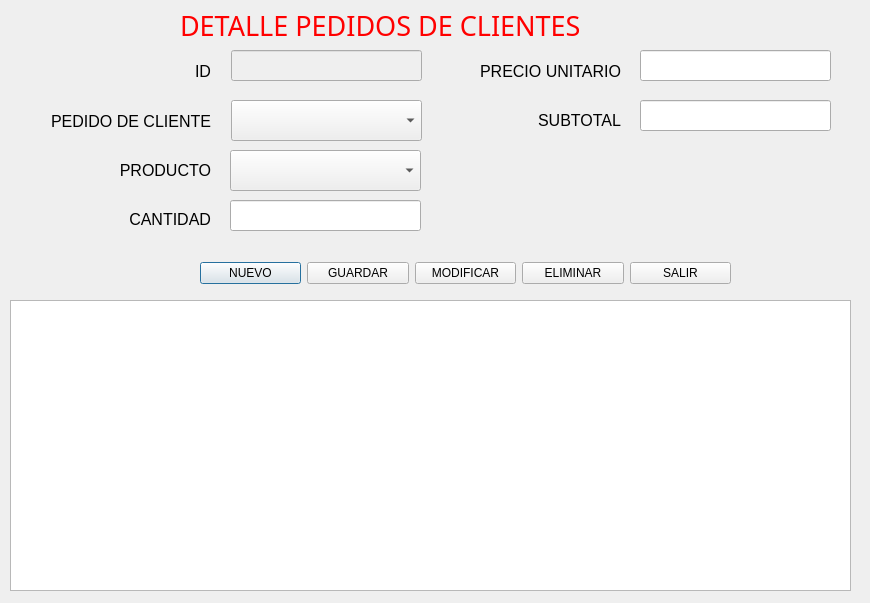
<?xml version="1.0" encoding="UTF-8"?>
<ui version="4.0">
 <class>Detallepedidosclientes</class>
 <widget class="QDialog" name="Detallepedidosclientes">
  <property name="geometry">
   <rect>
    <x>0</x>
    <y>0</y>
    <width>870</width>
    <height>603</height>
   </rect>
  </property>
  <property name="windowTitle">
   <string>Detalle Pedidos de Clientes</string>
  </property>
  <widget class="QComboBox" name="cbPedido">
   <property name="geometry">
    <rect>
     <x>231</x>
     <y>100</y>
     <width>191</width>
     <height>41</height>
    </rect>
   </property>
  </widget>
  <widget class="QTableView" name="tablaDetalles">
   <property name="geometry">
    <rect>
     <x>10</x>
     <y>300</y>
     <width>841</width>
     <height>291</height>
    </rect>
   </property>
  </widget>
  <widget class="QWidget" name="layoutWidget">
   <property name="geometry">
    <rect>
     <x>40</x>
     <y>50</y>
     <width>171</width>
     <height>191</height>
    </rect>
   </property>
   <layout class="QVBoxLayout" name="_2">
    <item>
     <widget class="QLabel" name="labelID">
      <property name="font">
       <font>
        <family>Segoe UI</family>
        <pointsize>12</pointsize>
       </font>
      </property>
      <property name="text">
       <string>ID</string>
      </property>
      <property name="alignment">
       <set>Qt::AlignmentFlag::AlignRight|Qt::AlignmentFlag::AlignTrailing|Qt::AlignmentFlag::AlignVCenter</set>
      </property>
     </widget>
    </item>
    <item>
     <widget class="QLabel" name="labelPedido">
      <property name="font">
       <font>
        <family>Segoe UI</family>
        <pointsize>12</pointsize>
       </font>
      </property>
      <property name="text">
       <string>PEDIDO DE CLIENTE</string>
      </property>
      <property name="alignment">
       <set>Qt::AlignmentFlag::AlignRight|Qt::AlignmentFlag::AlignTrailing|Qt::AlignmentFlag::AlignVCenter</set>
      </property>
     </widget>
    </item>
    <item>
     <widget class="QLabel" name="labelProducto">
      <property name="font">
       <font>
        <pointsize>12</pointsize>
       </font>
      </property>
      <property name="text">
       <string>PRODUCTO</string>
      </property>
      <property name="alignment">
       <set>Qt::AlignmentFlag::AlignRight|Qt::AlignmentFlag::AlignTrailing|Qt::AlignmentFlag::AlignVCenter</set>
      </property>
     </widget>
    </item>
    <item>
     <widget class="QLabel" name="labelCantidad">
      <property name="font">
       <font>
        <pointsize>12</pointsize>
       </font>
      </property>
      <property name="text">
       <string>CANTIDAD</string>
      </property>
      <property name="alignment">
       <set>Qt::AlignmentFlag::AlignRight|Qt::AlignmentFlag::AlignTrailing|Qt::AlignmentFlag::AlignVCenter</set>
      </property>
     </widget>
    </item>
   </layout>
  </widget>
  <widget class="QLabel" name="label">
   <property name="geometry">
    <rect>
     <x>180</x>
     <y>10</y>
     <width>451</width>
     <height>31</height>
    </rect>
   </property>
   <property name="font">
    <font>
     <family>MV Boli</family>
     <pointsize>20</pointsize>
     <underline>false</underline>
    </font>
   </property>
   <property name="styleSheet">
    <string notr="true">color: rgb(255, 0, 0);</string>
   </property>
   <property name="text">
    <string>DETALLE PEDIDOS DE CLIENTES</string>
   </property>
   <property name="textFormat">
    <enum>Qt::TextFormat::AutoText</enum>
   </property>
  </widget>
  <widget class="QLineEdit" name="txtPrecioUnitario">
   <property name="geometry">
    <rect>
     <x>640</x>
     <y>50</y>
     <width>191</width>
     <height>31</height>
    </rect>
   </property>
  </widget>
  <widget class="QWidget" name="layoutWidget_2">
   <property name="geometry">
    <rect>
     <x>200</x>
     <y>260</y>
     <width>531</width>
     <height>26</height>
    </rect>
   </property>
   <layout class="QHBoxLayout" name="horizontalLayout">
    <item>
     <widget class="QPushButton" name="btnNuevo">
      <property name="text">
       <string>NUEVO</string>
      </property>
      <property name="icon">
       <iconset theme="QIcon::ThemeIcon::FolderNew"/>
      </property>
     </widget>
    </item>
    <item>
     <widget class="QPushButton" name="btnGuardar">
      <property name="text">
       <string>GUARDAR</string>
      </property>
      <property name="icon">
       <iconset theme="QIcon::ThemeIcon::DocumentSave"/>
      </property>
     </widget>
    </item>
    <item>
     <widget class="QPushButton" name="btnModificar">
      <property name="text">
       <string>MODIFICAR</string>
      </property>
      <property name="icon">
       <iconset theme="QIcon::ThemeIcon::MailMessageNew"/>
      </property>
     </widget>
    </item>
    <item>
     <widget class="QPushButton" name="btnEliminar">
      <property name="text">
       <string>ELIMINAR</string>
      </property>
      <property name="icon">
       <iconset theme="QIcon::ThemeIcon::ApplicationExit"/>
      </property>
     </widget>
    </item>
    <item>
     <widget class="QPushButton" name="btnSalir">
      <property name="text">
       <string>SALIR</string>
      </property>
      <property name="icon">
       <iconset theme="QIcon::ThemeIcon::SystemLogOut"/>
      </property>
     </widget>
    </item>
   </layout>
  </widget>
  <widget class="QLineEdit" name="txtID">
   <property name="enabled">
    <bool>false</bool>
   </property>
   <property name="geometry">
    <rect>
     <x>231</x>
     <y>50</y>
     <width>191</width>
     <height>31</height>
    </rect>
   </property>
  </widget>
  <widget class="QWidget" name="layoutWidget_3">
   <property name="geometry">
    <rect>
     <x>440</x>
     <y>50</y>
     <width>181</width>
     <height>91</height>
    </rect>
   </property>
   <layout class="QVBoxLayout" name="_3">
    <item>
     <widget class="QLabel" name="labelPrecioUnitario">
      <property name="font">
       <font>
        <pointsize>12</pointsize>
       </font>
      </property>
      <property name="text">
       <string>PRECIO UNITARIO</string>
      </property>
      <property name="alignment">
       <set>Qt::AlignmentFlag::AlignRight|Qt::AlignmentFlag::AlignTrailing|Qt::AlignmentFlag::AlignVCenter</set>
      </property>
     </widget>
    </item>
    <item>
     <widget class="QLabel" name="labelSubtotal">
      <property name="font">
       <font>
        <family>Segoe UI</family>
        <pointsize>12</pointsize>
       </font>
      </property>
      <property name="text">
       <string>SUBTOTAL</string>
      </property>
      <property name="alignment">
       <set>Qt::AlignmentFlag::AlignRight|Qt::AlignmentFlag::AlignTrailing|Qt::AlignmentFlag::AlignVCenter</set>
      </property>
     </widget>
    </item>
   </layout>
  </widget>
  <widget class="QComboBox" name="cbProducto">
   <property name="geometry">
    <rect>
     <x>230</x>
     <y>150</y>
     <width>191</width>
     <height>41</height>
    </rect>
   </property>
  </widget>
  <widget class="QLineEdit" name="txtCantidad">
   <property name="enabled">
    <bool>true</bool>
   </property>
   <property name="geometry">
    <rect>
     <x>230</x>
     <y>200</y>
     <width>191</width>
     <height>31</height>
    </rect>
   </property>
  </widget>
  <widget class="QLineEdit" name="txtSubtotal">
   <property name="geometry">
    <rect>
     <x>640</x>
     <y>100</y>
     <width>191</width>
     <height>31</height>
    </rect>
   </property>
  </widget>
 </widget>
 <resources/>
 <connections/>
</ui>
